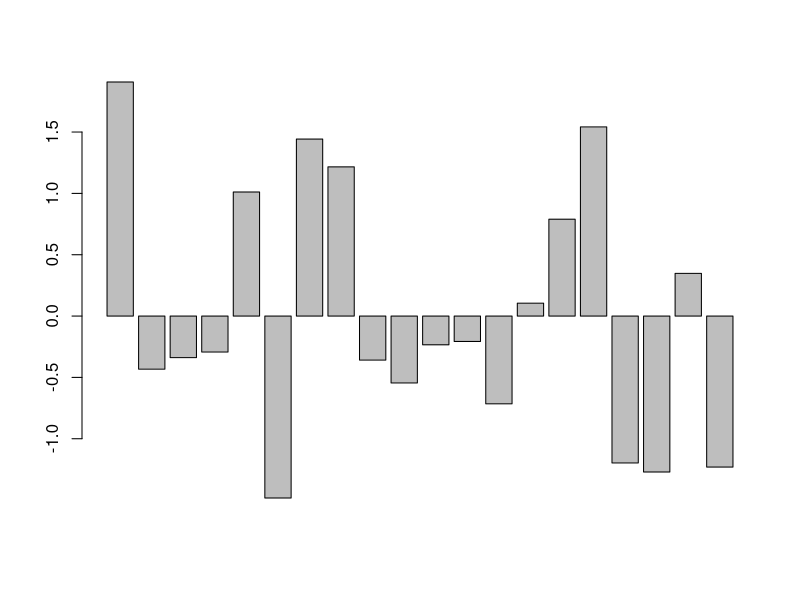

This chart was generated by the following R code:
## ---- chunk 1
R.Version()$version.string
## ---- chunk 2
mydata <- rnorm(n=20, mean=0, sd=1)
mydata
barplot(mydata)
